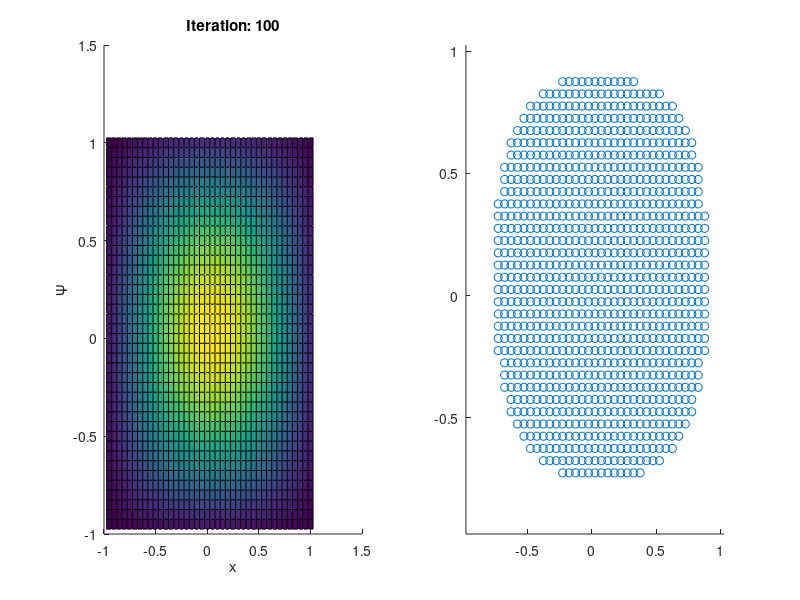

The MATLAB script that drew this image:
% qsho_fdrelax.m
% Solve the quantum simple harmonic oscillator for the lowest
% energy wave function using inverse power iteration relaxation
% of the linear system obtained by finite differencing

% Clear memory and show only a few digits
clear all; format short; clf; close all;

% Define values of the independent variable
h=0.05;
xmin = -1+h/2;
xmax = 1+h/2;
ymin = -1+h/2;
ymax = 1+h/2;

x=xmin:h:xmax;
y=ymin:h:ymax;
nx = length(x);
ny = length(y);
well_potential = 1e10;
num_states = 1;
thresh = 1e-5;
nits = 100;

% Indexing function
m = @(p,q) (p-1)*nx + q;
% Reverse Indexing
rev = @(k) [floor((k-1)/nx)+1 mod((k-1),nx)+1];

% Size of the linear system
L=length(x)*length(y);

D = zeros(nx*ny,nx*ny);


% Derivative Matrix
for i = 1:nx
    for j = 1:nx
        if x(i) ~= 0 && y(j) ~= 0   
            if i > 1
                D(m(i,j),m(i-1,j)) = 1;
            end
            if i < nx
                D(m(i,j),m(i+1,j)) = 1;
            end
            if j > 1
                D(m(i,j),m(i,j-1)) = 1;
            end
            if j < ny
                D(m(i,j),m(i,j+1)) = 1;
            end
            D(m(i,j),m(i,j)) = -4;
        end
    end
end

D = -D/h^2;

e=ones(nx,1);
L=spdiags([e -2*e e], -1:1, nx, nx)/h^2;
I = speye(nx);
L3 = kron(kron(L,I),I) + kron(kron(I,L), I);


% Add diagonal component associated with the potential
%V = zeros(length(x),length(y));

% 2D Coulomb potential
V = abs(x)' * ones(1,nx) + ones(1,ny)' * abs(y);
%V = x'.^2 * ones(1,nx) + ones(1,ny)' * y.^2;
psi0=sin(0.5*pi*x/5)'*sin(0.5*pi*y/5);
psi(x == 0,y==0) = 0;


% 2D Harmonic Oscillator
%V = x'.^2 * ones(1,nx) + ones(1,ny)' * y.^2;
psi0=cos(0.5*pi*x/5)'*cos(0.5*pi*y/5);


% 2D Infinite well
%V = zeros(nx,ny);
%V(abs(x)>xmax/2,:) = well_potential;
%V(:,abs(y)>ymax/2) = well_potential;
%psi0=cos(pi*x/5)'*cos(pi*y/5);

D=D+diag(reshape(V,1,nx*ny));

psi0=reshape(psi0,(nx)*(ny),1);

D=sparse(D);
% Analytic solution for lowest energy wave function
%xa=-5:0.1:5;
%psi_an=exp(-0.5*xa.^2);

tic
%sol = eig(D);
% Inverse
B = inv(D);

%[L,U,P] = lu(D);

for energy_level = 1:num_states
    psi = psi0;
    psi_old = psi;
    figure(energy_level);
    for n=1:nits
        
        % Inverse iteration & normalisation
        %psi = B*psi;
        %Y = L\psi;
        %psi = U\Y;
        psi = B*psi;
        psi = psi/max(psi);
        %psi=psi_new/max(abs(psi_new(:)));
        if abs(sum(psi_old.^2-psi.^2)) < thresh
            %    break;
        end
        
        psi_old = psi;
        
    end
    
    % Plot wave function at each iteration, initial wave
    % function, and analytic solution
    subplot(1,2,1);
    surface(x,y,reshape(psi,nx,ny))
    
    %axis([xmin xmax ymin ymax -1 1]);
    xlabel('x'); ylabel('\Psi');
    title(['Iteration: ',num2str(n)]);
    drawnow;
    
    % Sort values in descending order
    cx = zeros(nx,1);
    cy = zeros(ny,1);
    [sortedValues,sortIndex] = sort(psi.^2/(sum(psi.^2)),'descend');
    summed = 0;
    for item = 1:nx*ny
        if summed < 0.95
            ind = rev(sortIndex(item));
            cx(item) = ind(1);
            cy(item) = ind(2);
        else
            break;
        end
        summed = summed + sortedValues(item);
        
    end
    subplot(1,2,2);
    scatter(cx.*h+xmin,cy.*h+ymin);
    axis([xmin xmax ymin ymax]);
    
    % Calculating Energy of eigenstate
    %Y = L\psi;
    %energy_est = psi./(L\psi);
    energy_est = psi./(B*psi);
    energy_est = reshape(energy_est,nx,ny);
    energy_est = mean(mean(energy_est(abs(x)<=xmax/2, abs(y)<=ymax/2)));
    
    disp('Estimate of eigenvalue E: ');
    disp(energy_est);
    %disp(E_analy);
    
    % Deflation
    %B = B - (psi*psi')/(energy_est*psi'*psi);
    B = B - (psi*psi')/(energy_est*psi'*psi);
    %psiA = psi/sqrt(sum(psi.^2));
    %D = D-(psiA'*D*psiA);
    %[L,U,P] = lu(D);
    %U = U-diag(energy_est*ones(nx*ny,1));
end
toc

E_analy = zeros(5,5);
for n_x =1:5
    for n_y = 1:5
        E_analy(n_x,n_y) = (n_x*pi + n_y*pi)^2/(xmax-xmin)^2;
        % E_analy(n_x,n_y) = n_x^2*pi^2/(xmax-xmin)^2 + ...
        %    2*n_x*n_y*pi^2/((xmax-xmin)*(ymax-ymin)) + ...
        %n_y^2*pi^2/(ymax-ymin)^2;
    end
end

